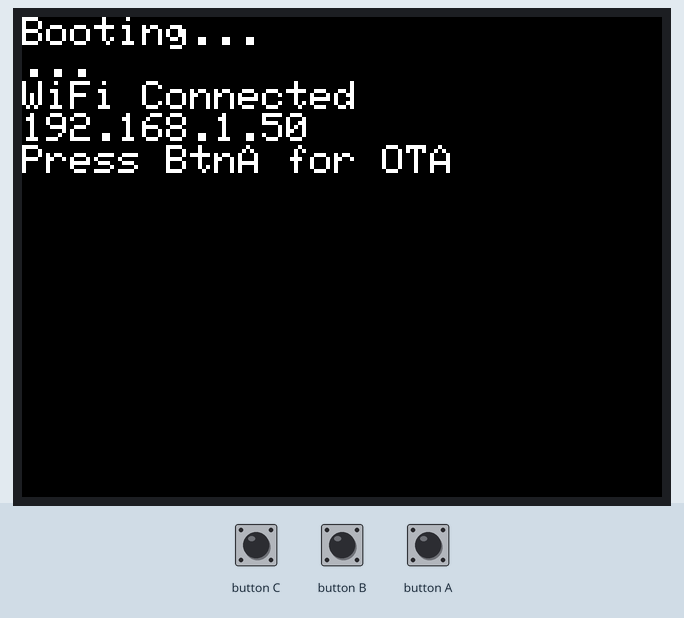
Simulated run of this program. Board: ESP32. Shown: 320×240 colour display. Inputs (shaded band) come from the test bench. WiFi joins after 1.5 s; servers stay silent unless stated.

Above: at 2.8 s.
2.9 s: button A pressed for 0.15 s
At 4.3 s:
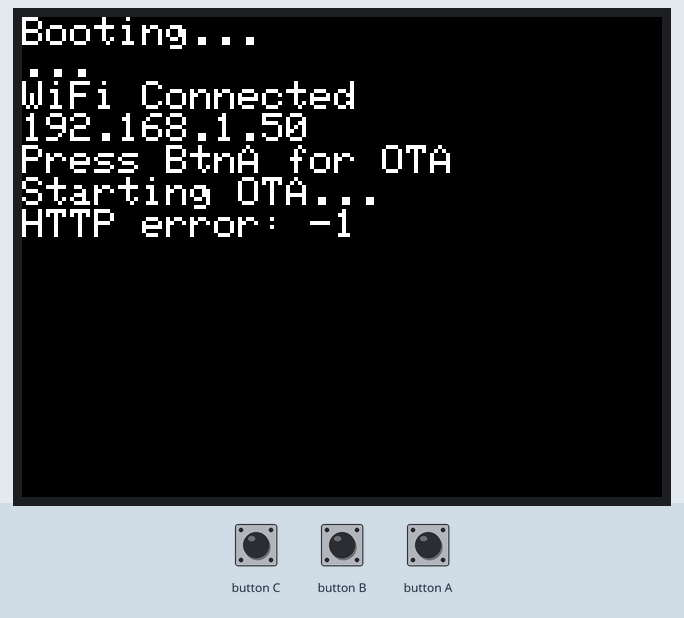
4.6 s: button C pressed for 0.15 s
At 5.8 s:
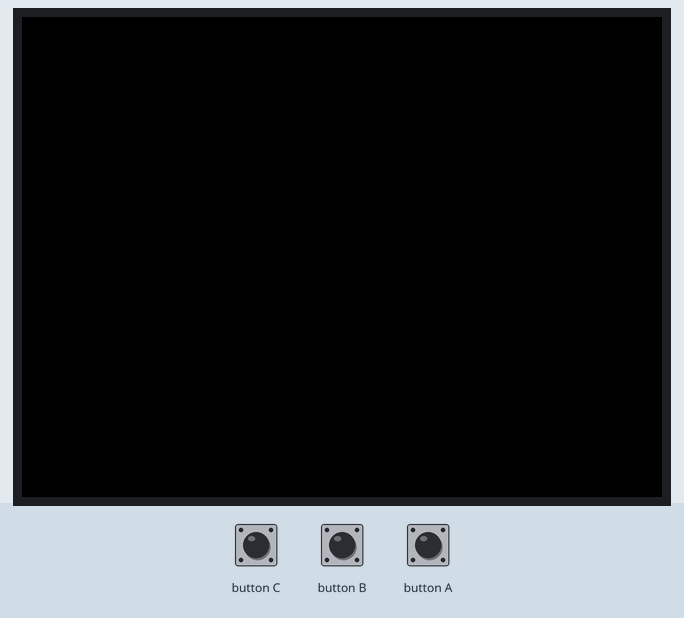
6.2 s: button B pressed for 0.15 s
At 7.4 s:
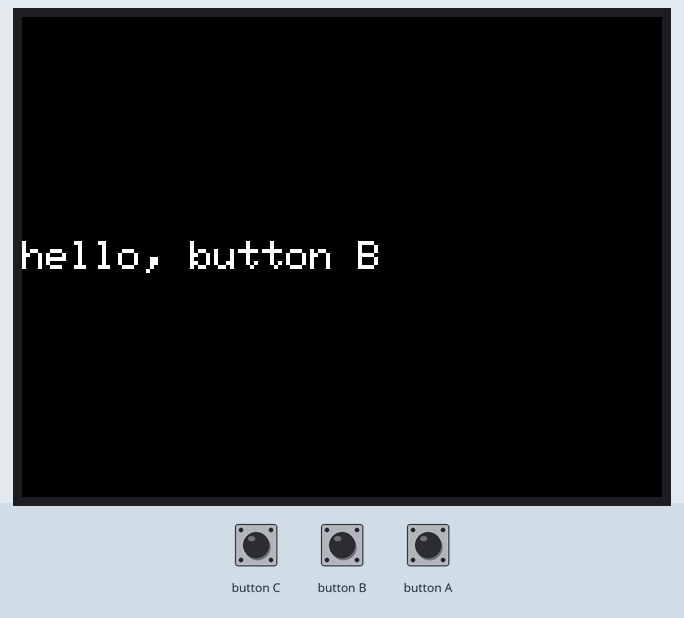
7.8 s: button A pressed for 1 s
At 9.4 s:
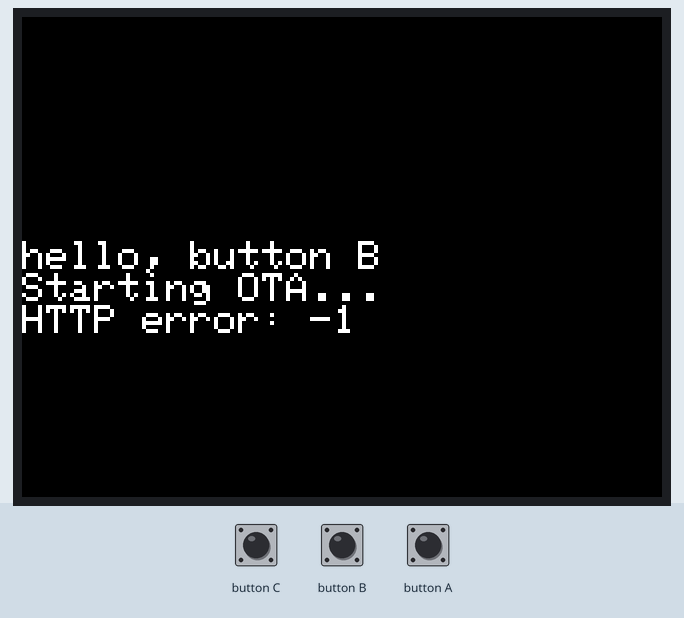
10.3 s: button B pressed for 1 s
At 11.4 s:
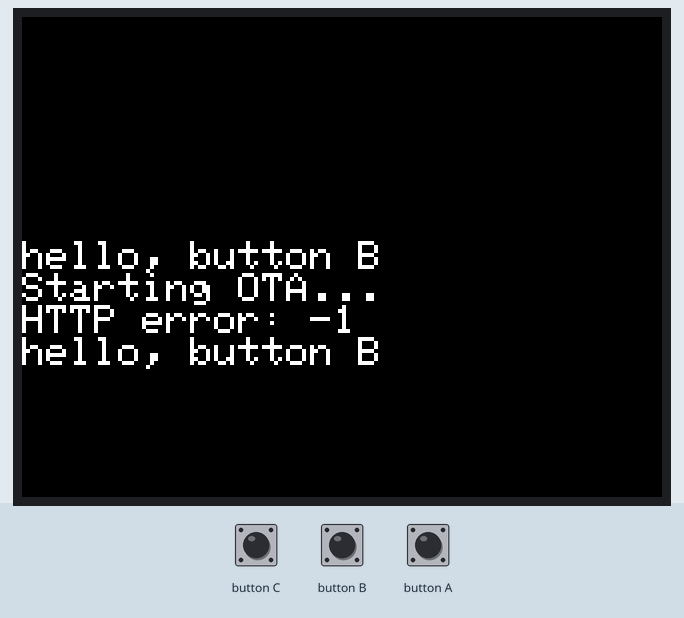
12.8 s: button C pressed for 1 s
At 13.3 s:
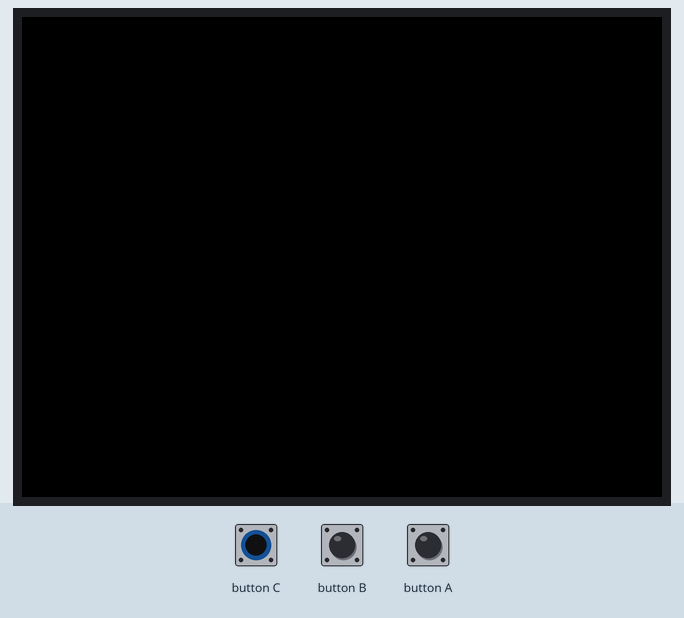
Timing chart, 0 to 15.8 s (numbered marks = the images above; inputs shaded):
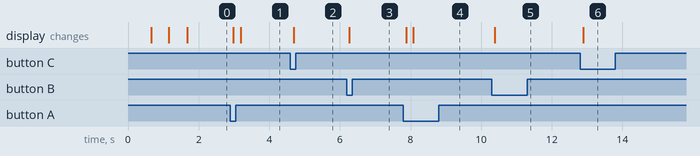

Measured:
- after the input at 2.9 s, the display: first changes after 0.08 s (image 1 shows a later state)
- after the input at 4.6 s, the display: changes after 0.09 s (image 2)
- after the input at 6.2 s, the display: changes after 0.07 s (image 3)
- after the input at 7.8 s, the display: first changes after 0.08 s (image 4 shows a later state)
- after the input at 10.3 s, the display: changes after 0.09 s (image 5)
- after the input at 12.8 s, the display: changes after 0.09 s (image 6)

The program:

main.cpp
```cpp
#include <M5Unified.h>
#include <WiFi.h>
#include <HTTPClient.h>
#include <Update.h>

const char* ssid = "YOUR SSID";  // テザリングのSSID
const char* password = "YOUR PASS";  // パスワード

const char* firmware_url = "http://172.20.10.1:8000/firmware.bin";  // PythonistaサーバのURL

bool wifiConnected = false;

void setup() {
  auto cfg = M5.config();
  M5.begin(cfg);
  M5.Display.setTextSize(2);
  M5.Display.println("Booting...");

  WiFi.mode(WIFI_STA);
  WiFi.begin(ssid, password);

  int retries = 0;
  while (WiFi.status() != WL_CONNECTED && retries < 20) {
    delay(500);
    M5.Display.print(".");
    retries++;
  }

  if (WiFi.status() == WL_CONNECTED) {
    wifiConnected = true;
    M5.Display.println("\nWiFi Connected");
    M5.Display.println(WiFi.localIP());
    M5.Display.println("Press BtnA for OTA");
  } else {
    wifiConnected = false;
    M5.Display.println("\nWiFi Failed");
  }
}

void doOTA() {
  M5.Display.println("Starting OTA...");

  HTTPClient http;
  http.begin(firmware_url);
  int httpCode = http.GET();

  if (httpCode == HTTP_CODE_OK) {
    int contentLength = http.getSize();
    WiFiClient* stream = http.getStreamPtr();

    if (!Update.begin(contentLength)) {
      M5.Display.println("No space for OTA");
      return;
    }

    size_t written = Update.writeStream(*stream);

    if (written == contentLength) {
      M5.Display.println("OTA written OK");
    } else {
      M5.Display.printf("OTA partial: %d/%d\n", written, contentLength);
    }

    if (Update.end()) {
      if (Update.isFinished()) {
        M5.Display.println("OTA Done. Reboot.");
        delay(2000);
        ESP.restart();
      } else {
        M5.Display.println("OTA not finished");
      }
    } else {
      M5.Display.printf("OTA error: %d\n", Update.getError());
    }
  } else {
    M5.Display.printf("HTTP error: %d\n", httpCode);
  }

  http.end();
}

void loop() {
  M5.update();

  // ボタンAを押したときにOTAを実行
  if (wifiConnected && M5.BtnA.wasPressed()) {
    doOTA();
  }

  if(M5.BtnB.wasPressed()){
    M5.Display.println("hello, button B");
  }

  if(M5.BtnC.wasPressed()){
    M5.Display.clear();
  }

  delay(100);
}
```
